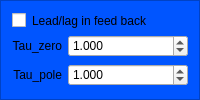
       <widget class="QFrame" name="frame_pole_zero_back">
        <property name="sizePolicy">
         <sizepolicy hsizetype="Expanding" vsizetype="Preferred">
          <horstretch>1</horstretch>
          <verstretch>0</verstretch>
         </sizepolicy>
        </property>
        <property name="palette">
         <palette>
          <active>
           <colorrole role="Base">
            <brush brushstyle="SolidPattern">
             <color alpha="255">
              <red>255</red>
              <green>255</green>
              <blue>255</blue>
             </color>
            </brush>
           </colorrole>
           <colorrole role="Window">
            <brush brushstyle="SolidPattern">
             <color alpha="255">
              <red>0</red>
              <green>85</green>
              <blue>255</blue>
             </color>
            </brush>
           </colorrole>
          </active>
          <inactive>
           <colorrole role="Base">
            <brush brushstyle="SolidPattern">
             <color alpha="255">
              <red>255</red>
              <green>255</green>
              <blue>255</blue>
             </color>
            </brush>
           </colorrole>
           <colorrole role="Window">
            <brush brushstyle="SolidPattern">
             <color alpha="255">
              <red>0</red>
              <green>85</green>
              <blue>255</blue>
             </color>
            </brush>
           </colorrole>
          </inactive>
          <disabled>
           <colorrole role="Base">
            <brush brushstyle="SolidPattern">
             <color alpha="255">
              <red>0</red>
              <green>85</green>
              <blue>255</blue>
             </color>
            </brush>
           </colorrole>
           <colorrole role="Window">
            <brush brushstyle="SolidPattern">
             <color alpha="255">
              <red>0</red>
              <green>85</green>
              <blue>255</blue>
             </color>
            </brush>
           </colorrole>
          </disabled>
         </palette>
        </property>
        <property name="toolTip">
         <string>&lt;html&gt;&lt;head/&gt;&lt;body&gt;&lt;p&gt;A first order filter with a pole and a zero.&lt;/p&gt;&lt;p&gt;The DC gain is 1 in any case (lead or lag configration.&lt;/p&gt;&lt;p&gt;Transfer function is:&lt;/p&gt;&lt;p&gt;G(s) = (tau_zero s + 1)/(tau_pole s + 1)&lt;/p&gt;&lt;/body&gt;&lt;/html&gt;</string>
        </property>
        <property name="styleSheet">
         <string notr="true">border-color: rgb(170, 255, 127);
</string>
        </property>
        <property name="frameShape">
         <enum>QFrame::StyledPanel</enum>
        </property>
        <property name="frameShadow">
         <enum>QFrame::Raised</enum>
        </property>
        <property name="lineWidth">
         <number>2</number>
        </property>
        <property name="midLineWidth">
         <number>2</number>
        </property>
        <layout class="QGridLayout" name="gridLayout_3">
         <item row="0" column="0" colspan="2">
          <widget class="QCheckBox" name="checkBox_lead_back">
           <property name="toolTip">
            <string>&lt;html&gt;&lt;head/&gt;&lt;body&gt;&lt;p&gt;Enable this part, to have a Lead-term (or lag) in the feedback branch.&lt;/p&gt;&lt;/body&gt;&lt;/html&gt;</string>
           </property>
           <property name="text">
            <string>Lead/lag in feed back</string>
           </property>
          </widget>
         </item>
         <item row="1" column="0">
          <widget class="QLabel" name="label_tau_zero_back">
           <property name="text">
            <string>Tau_zero</string>
           </property>
           <property name="alignment">
            <set>Qt::AlignRight|Qt::AlignTrailing|Qt::AlignVCenter</set>
           </property>
          </widget>
         </item>
         <item row="1" column="1">
          <widget class="QDoubleSpinBox" name="edit_tau_zero_back">
           <property name="sizePolicy">
            <sizepolicy hsizetype="Expanding" vsizetype="Fixed">
             <horstretch>0</horstretch>
             <verstretch>0</verstretch>
            </sizepolicy>
           </property>
           <property name="decimals">
            <number>3</number>
           </property>
           <property name="value">
            <double>1.000000000000000</double>
           </property>
          </widget>
         </item>
         <item row="2" column="0">
          <widget class="QLabel" name="label_tau_pole_back">
           <property name="text">
            <string>Tau_pole</string>
           </property>
           <property name="alignment">
            <set>Qt::AlignRight|Qt::AlignTrailing|Qt::AlignVCenter</set>
           </property>
          </widget>
         </item>
         <item row="2" column="1">
          <widget class="QDoubleSpinBox" name="edit_tau_pole_back">
           <property name="sizePolicy">
            <sizepolicy hsizetype="Expanding" vsizetype="Fixed">
             <horstretch>0</horstretch>
             <verstretch>0</verstretch>
            </sizepolicy>
           </property>
           <property name="decimals">
            <number>3</number>
           </property>
           <property name="value">
            <double>1.000000000000000</double>
           </property>
          </widget>
         </item>
        </layout>
       </widget>
